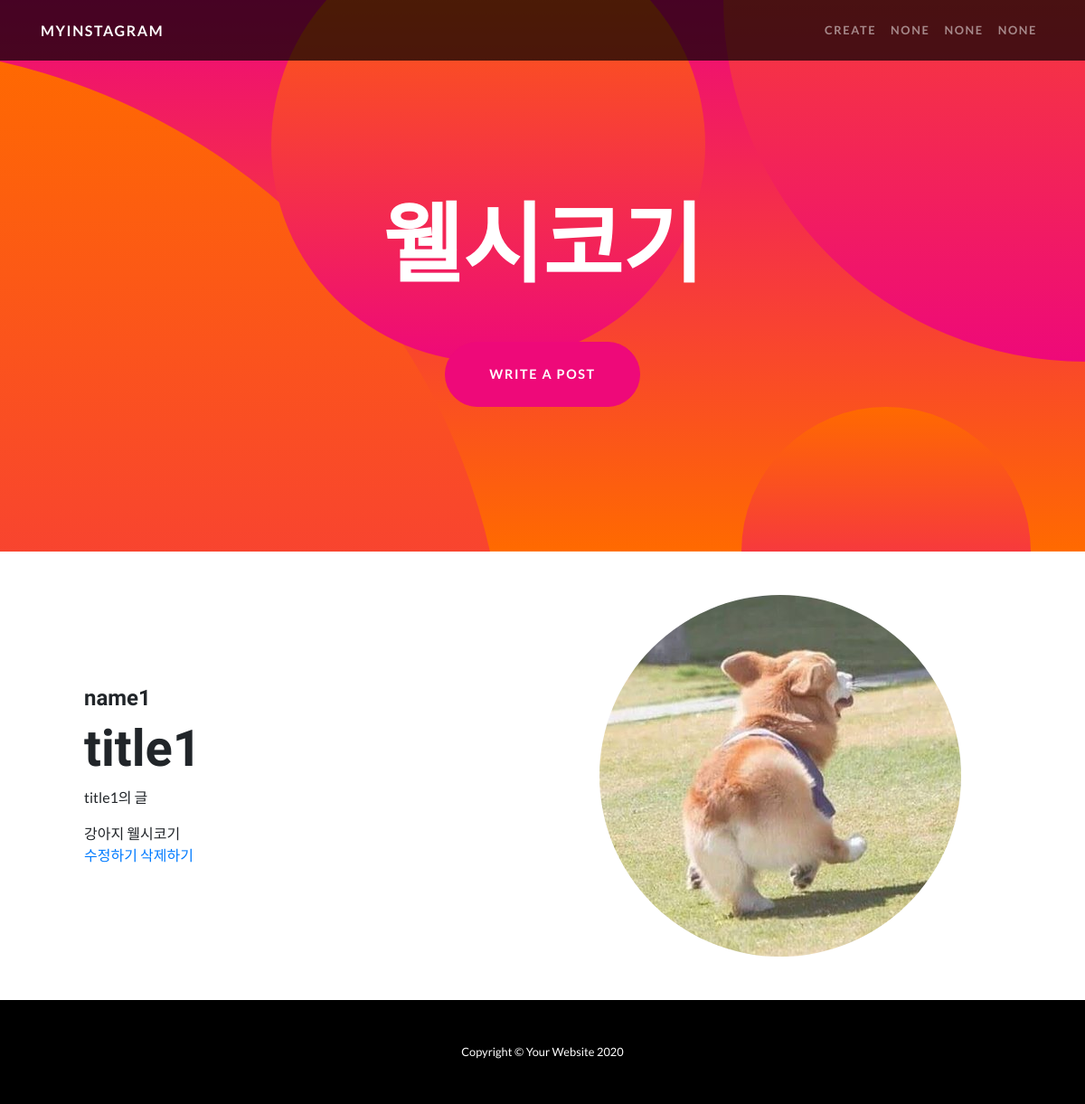
The app's page /hashtag/웰시코기 with its own data.
### appname/models.py (models this page shows, shortened)
class Hashtag(models.Model):
    name = models.CharField(max_length=50)

class Post(models.Model):
    title = models.CharField(max_length=200)
    content = models.TextField()
    image = models.ImageField(upload_to='images/', blank=True)
    writer = models.ForeignKey(settings.AUTH_USER_MODEL, on_delete=models.CASCADE, related_name="writer", default="")
    hashtag_field = models.CharField(max_length=200, blank=True)
    hashtags = models.ManyToManyField('Hashtag', blank=True)
    likes = models.ManyToManyField(settings.AUTH_USER_MODEL, related_name="likes")

class CustomUser(AbstractUser):
    def __str__(self):
        return self.username
    nickname = models.CharField(max_length=20)
    phone_number = models.CharField(max_length=20)

### appname/views.py (the view)
# urls.py: path('hashtag/<str:hashtag_name>', appname.views.hashtag, name='hashtag'),
def hashtag(request, hashtag_name):
    hashtag = get_object_or_404(Hashtag, name=hashtag_name)
    return render(request, 'appname/hashtag.html', {'hashtag': hashtag})

### appname/templates/appname/hashtag.html (shortened to what this page needs)
{% extends 'appname/base.html' %}
{% block header %}
<header class="masthead text-center text-white">
  <div class="masthead-content">
    <div class="container">
      <h1 class="masthead-heading mb-0">{{ hashtag.name }}</h1>
      <a href="/create" class="btn btn-primary btn-xl rounded-pill mt-5">write a post</a>
    </div>
  </div>
  <div class="bg-circle-1 bg-circle"></div>
  <div class="bg-circle-2 bg-circle"></div>
  <div class="bg-circle-3 bg-circle"></div>
  <div class="bg-circle-4 bg-circle"></div>
</header>
{% endblock %}
{% block content %}
{% for post in hashtag.post_set.all %}
<section>
  <div class="container">
    <div class="row align-items-center">
      <div class="col-lg-6 order-lg-2">
        <div class="p-5">
          {% if post.image %}
          <img class="img-fluid rounded-circle" src="{{ post.image.url }}" alt="">
          {% endif %}
        </div>
      </div>
      <div class="col-lg-6 order-lg-1">
        <div class="p-5">
          <h4 class="display-6">{{ post.writer }}</h4>
          <h2 class="display-4">{{post.title}}</h2>
          <p>{{post.content}}</p>
          <span>
          {% for hashtag in post.hashtags.all %}
            {{ hashtag.name }}
          {% endfor %}
          </<span>
          <br>
          <a href="{% url 'update' pk=post.pk %}"> 수정하기 </a>
          <a href="{% url 'delete' pk=post.pk %}"> 삭제하기 </a>
        </div>
      </div>
    </div>
  </div>
</section>
{% endfor %}
{% endblock %}

### records on screen
Hashtag: name "웰시코기"
Post: image (picture), writer "name1", title "title1", content "title1의 글"
Hashtag: name "강아지"
